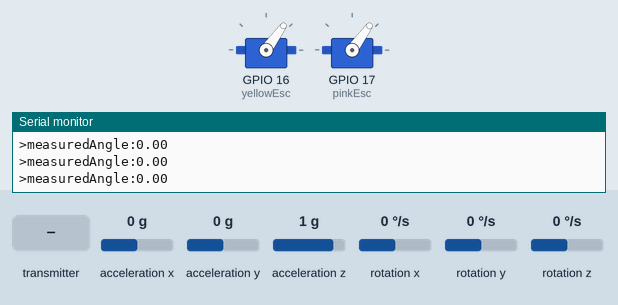
This program was run on a simulated ESP32. Parts: 2 × servo, the last lines printed to the serial monitor. The inputs (shaded band) are chosen by the test bench; at power-on: acceleration y 0 g, acceleration x 0 g, acceleration z 1 g, rotation x 0 °/s, rotation y 0 °/s, rotation z 0 °/s.

Above: at 1.2 s.
1.3 s: acceleration y set to -1.4 g
At 2.2 s:
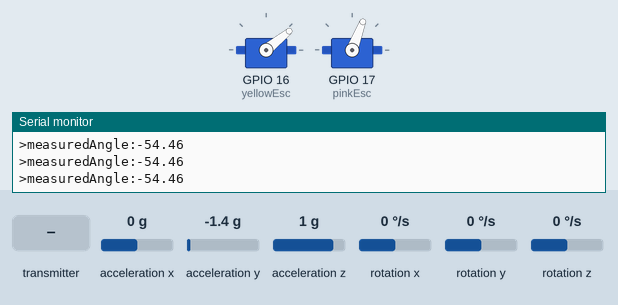
3.0 s: the transmitter starts sending ki = 25
At 5.76 s:
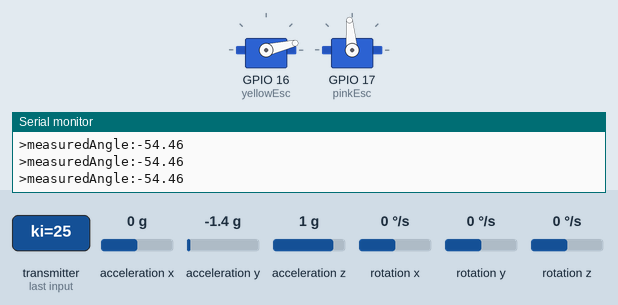
6.0 s: the transmitter starts sending kp = 25
At 7.1 s:
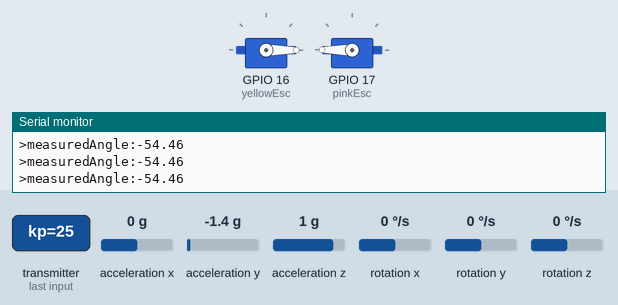
7.5 s: acceleration y set to -0.5 g
9.0 s: acceleration y set to -0.3 g
10.5 s: acceleration x set to -1.4 g
At 11.6 s:
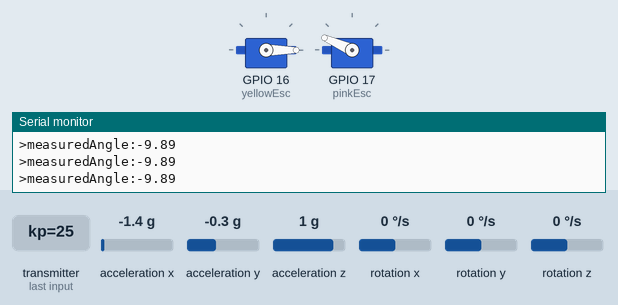
Timing chart, 0 to 14.5 s (numbered marks = the images above; inputs shaded):
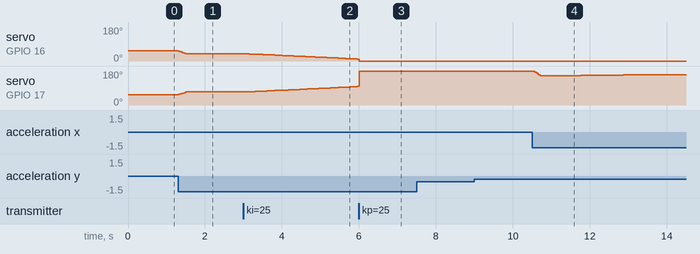

Measured:
- after the input at 1.3 s, servo on GPIO 16 (yellowEsc): 54° → 39° at once; servo on GPIO 17 (pinkEsc): 54° → 69° at once
- after the input at 3.0 s, servo on GPIO 16 (yellowEsc): moves from 39° to 10° over 2.9 s, starting after 0.06 s; servo on GPIO 17 (pinkEsc): moves from 69° to 98° over 2.9 s, starting after 0.06 s

The program:

main.cpp
```cpp
#include <Arduino.h>
#include <WiFi.h>
#include <esp_now.h>
#include <esp_wifi.h>
#include <Wire.h> // For I2C communication
#include <MPU6050_light.h>
#include <ESP32Servo.h> // https://madhephaestus.github.io/ESP32Servo/classServo.html
#include <PID_v1.h>

#define MIN_PULSE_LENGTH 1000 // https://howtomechatronics.com/tutorials/arduino/arduino-brushless-motor-control-tutorial-esc-bldc/
#define MAX_PULSE_LENGTH 2000

// MPU 6050 sensor
MPU6050 mpu(Wire); // TODO: Change on ESP32 -> GPIO 21 (SDA), GPIO 22 (SCL)

// Escs
Servo yellowEsc;
Servo pinkEsc;

// Filter
float getFilteredAngle();
float buff[5], filteredAngle = 0;

// Calibration
void calibrateSensor();
void calibrateEscs();

float measuredAngle;
void getRemoteControlParameters();
void printRemoteControlParameters();
void setMotors();

typedef struct message_struct
{
  float kp = 1.5, ki = 0.05, kd = 0;
  int m1 = MIN_PULSE_LENGTH;
  int m2 = MIN_PULSE_LENGTH;
  float gyr = 0.98;
  float ref = 0;
  int automaticState = 1;
  int disturbanceState = 0;
} message_struct;

message_struct receivedData;

void OnDataRecv(const uint8_t *mac, const uint8_t *incomingData, int len); // Callback function for ESP-NOW data reception
void readMacAddress();

double P, I, D;
float deltaT, error, previousError, pidOutput;
void calculatePid();

unsigned long initialTime = 0, finalTime = 0;

void setup()
{
  // espnow communication
  Serial.begin(115200);
  Serial.println("Starting...");

  WiFi.mode(WIFI_STA);
  readMacAddress();
  if (esp_now_init() != ESP_OK)
  {
    Serial.println("Error initializing ESP-NOW");
    return;
  }
  esp_now_register_recv_cb(OnDataRecv);

  // MPU 6050 setup
  Wire.begin();
  mpu.begin();
  //calibrateSensor();
  mpu.setFilterGyroCoef(0.98);

  // Escs setup
  yellowEsc.attach(16, MIN_PULSE_LENGTH, MAX_PULSE_LENGTH);
  pinkEsc.attach(17, MIN_PULSE_LENGTH, MAX_PULSE_LENGTH);
  //calibrateEscs();
}

void loop()
{

  initialTime = millis();

  // angle
  mpu.update();
  measuredAngle = mpu.getAngleX();
  filteredAngle = getFilteredAngle();

  Serial.print(">measuredAngle:");
  Serial.println(measuredAngle);

  setMotors();

  finalTime = millis();
  if (finalTime - initialTime < 50)
    delay(50 - (finalTime - initialTime));
}

void readMacAddress()
{
  uint8_t baseMac[6];
  esp_err_t ret = esp_wifi_get_mac(WIFI_IF_STA, baseMac);
  if (ret == ESP_OK)
  {
    Serial.println("ESP-NOW Receiver MAC Address:");
    Serial.printf("%02x:%02x:%02x:%02x:%02x:%02x\n",
                  baseMac[0], baseMac[1], baseMac[2],
                  baseMac[3], baseMac[4], baseMac[5]);
  }
  else
  {
    Serial.println("Failed to read MAC address");
  }
}

void OnDataRecv(const uint8_t *mac, const uint8_t *incomingData, int len)
{
  memcpy(&receivedData, incomingData, sizeof(receivedData));
  /*
  Serial.print("Data received: ");
  // Serial.println(len);
  Serial.print("kp: ");
  Serial.println(receivedData.kp);
  Serial.print("ki: ");
  Serial.println(receivedData.ki);
  Serial.print("kd: ");
  Serial.println(receivedData.kd);
  Serial.print("m1: ");
  Serial.println(receivedData.m1);
  Serial.print("m2: ");
  Serial.println(receivedData.m2);
  Serial.print("gyr: ");
  Serial.println(receivedData.gyr);
  Serial.print("ref: ");
  Serial.println(receivedData.ref);
  Serial.print("automaticState: ");
  Serial.println(receivedData.automaticState);
  Serial.print("disturbanceState: ");
  Serial.println(receivedData.disturbanceState);
  Serial.println();
  */
}

void calculatePid()
{
  deltaT = (millis() - initialTime) / 1000.0;

  error = receivedData.ref - filteredAngle;

  P = receivedData.kp * error;
  I += receivedData.ki * error * deltaT;
  D = receivedData.kd * (error - previousError) / deltaT;

  previousError = error;

  pidOutput = P + I + D;
}

void calibrateEscs()
{
  Serial.println("Calibrating ESCs...");
  delay(1000);

  Serial.println("Writting maximum pulse length...");
  Serial.println("Turn on power source, then wait 2 seconds and press any key.");
  yellowEsc.writeMicroseconds(MAX_PULSE_LENGTH);
  pinkEsc.writeMicroseconds(MAX_PULSE_LENGTH);
  while (!Serial.available())
  {
  }
  delay(1000);

  Serial.println("Writting minimum pulse length...");
  yellowEsc.writeMicroseconds(MIN_PULSE_LENGTH);
  pinkEsc.writeMicroseconds(MIN_PULSE_LENGTH);
  delay(1000);
  Serial.println("ESCs calibration done.");
  return;
}

void calibrateSensor()
{
  Serial.println("Calibrating MPU sensor...");
  mpu.calcOffsets(true, true); // Calculate offsets for gyro and acc
  delay(100);
  Serial.println("MPU calibration done");
}

float getFilteredAngle()
{
  // This function returns the mean from the previous 5 values of angle measured
  buff[0] = buff[1];
  buff[1] = buff[2];
  buff[2] = buff[3];
  buff[3] = buff[4];
  buff[4] = measuredAngle;

  return (buff[0] + buff[1] + buff[2] + buff[3] + buff[4]) / 5;
}

void setMotors()
{
  if (receivedData.automaticState)
  {
    calculatePid();
    yellowEsc.writeMicroseconds(int(1300 - pidOutput));
    pinkEsc.writeMicroseconds(int((1300 + pidOutput)));
  }
  else
  {
    yellowEsc.writeMicroseconds(receivedData.m1);
    pinkEsc.writeMicroseconds(receivedData.m2);
  }
}
```
